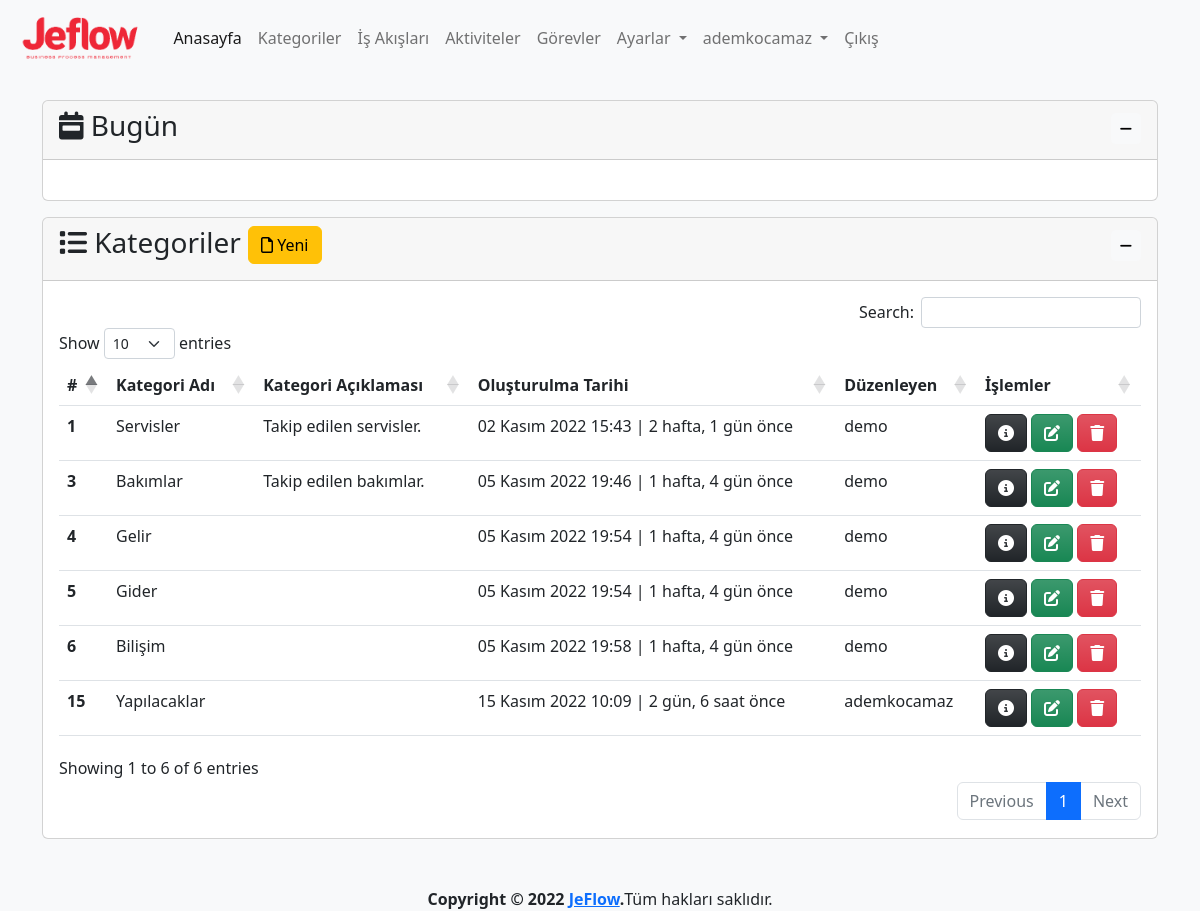
Screenshot of /category/ (signed in) with the database file from the repository.
### app/models.py (models this page shows, shortened)
class Category(models.Model):
    name=models.CharField(max_length=500,verbose_name='Kategori Adı')
    description=models.TextField(verbose_name='Kategori Açıklaması', blank=True, null=True)
    created_date=models.DateTimeField(auto_now_add=True, verbose_name='Oluşturulma Tarihi')
    user=models.ForeignKey(User,on_delete=models.CASCADE,verbose_name='Kullanıcı', blank=True, null=True)
    def process_count(self):
        processes=Process.objects.all().filter(category=self)
        return processes.count()
    class Meta:
        verbose_name='Kategori'
        verbose_name_plural="Kategoriler"

### app/views.py (the view, shortened to what this page needs)
# urls.py: path('category/', views.category, name='category'),
@login_required(login_url='/user/login/')
def category(request):
    category_form=CategoryForm()
    categories = Category.objects.order_by('created_date')
    context = {
        'category_form':category_form,
        'categories': categories,
    }
    return render(request, 'app/category.html', context)

### app/forms.py
class CategoryForm(forms.ModelForm):
    class Meta:
        model=Category
        fields=('name','description')

### templates/app/category.html (shortened to what this page needs)
{% extends 'layout.html' %}
{% load humanize %}
{% block content %}
{% load crispy_forms_tags %}
<div class="row mt-3">
    <div class="col-md-12">
        <div class="card">
            <div class="card-header">
                <h3 class="card-title">
                    <i class="fa-solid fa-list"></i>
                    Kategoriler
                    <button type="button" class="btn btn-warning" data-bs-toggle="modal"
                        data-bs-target="#categoryModal">
                        <i class="fa-regular fa-file"></i>
                        Yeni
                    </button>
                    <div class="float-end">
                        <button class="btn btn-light btn-sm" type="button" data-bs-toggle="collapse"
                            data-bs-target="#collapseCategory" aria-expanded="false" aria-controls="collapseCategory">
                            <i class="fa-solid fa-minus"></i>
                        </button>
                    </div>
                </h3>
            </div>
            <div class="collapse show" id="collapseCategory">
                <div class="card-body">
                    {% if categories %}
                    <table id="category" class="table table-hover">
                        <thead>
                            <tr>
                                <th scope="col">#</th>
                                <th scope="col">Kategori Adı</th>
                                <th scope="col">Kategori Açıklaması</th>
                                <th scope="col">Oluşturulma Tarihi</th>
                                <th scope="col">Düzenleyen</th>
                                <th scope="col">İşlemler</th>
                            </tr>
                        </thead>
                        <tbody>
                            {% for category in categories %}
                            <tr>
                                <th scope="row">{{ category.id }}</th>
                                <td>{{ category.name }}</td>
                                <td>{{ category.description }}</td>
                                <td>{{ category.created_date }} | {{ category.created_date | timesince}} önce</td>
                                <td>{{ category.user }}</td>
                                <td>
                                    <a href="{% url 'category_detail' category.id %}" class="btn btn-dark bg-gradient"
                                        data-bs-toggle="popover" data-bs-trigger="hover" data-bs-title="Detaylar"
                                        data-bs-content="Seçili satırdaki kaydın detaylarını görüntüler.">
                                        <i class="fa-solid fa-circle-info"></i>
                                    </a>
                                    <a class="btn btn-success bg-gradient"
                                        href="{% url 'category_update' category.id %}" data-bs-toggle="popover"
                                        data-bs-trigger="hover" data-bs-title="Düzenle"
                                        data-bs-content="Seçili satırdaki kaydı düzenler.">
                                        <i class="fa-solid fa-pen-to-square"></i>
                                    </a>
                                    <a class="btn btn-danger bg-gradient" href="{% url 'category_delete' category.id %}"
                                        data-bs-toggle="popover" data-bs-trigger="hover" data-bs-title="Sil"
                                        data-bs-content="Seçili satırdaki kaydı siler.">
                                        <i class="fa-solid fa-trash"></i>
                                    </a>
                                </td>
                            </tr>
                            {% endfor %}
                        </tbody>
                    </table>
                    {% else %}
                    <div class="alert alert-warning">
                        <p>Kategori bulunamadı.</p>
                    </div>
                    {% endif %}
                </div>
            </div>
        </div>
    </div>
</div>
{% endblock %}

### templates/layout.html (shortened to what this page needs)
{% load static %}
<!doctype html>
<html lang="tr">
<head>
  <link href="https://cdn.jsdelivr.net/npm/bootstrap@5.2.2/dist/css/bootstrap.min.css" rel="stylesheet"
>
  <link rel="stylesheet" href="{% static 'css/jeflow.css' %}">
  <link href="https://cdn.jsdelivr.net/npm/select2@4.1.0-rc.0/dist/css/select2.min.css" rel="stylesheet" />
  <link rel="stylesheet" type="text/css" href="https://cdn.datatables.net/1.12.1/css/dataTables.bootstrap5.min.css">
  <link rel="stylesheet" type="text/css"
    href="https://cdn.datatables.net/responsive/2.3.0/css/responsive.dataTables.min.css">
  <link rel="stylesheet" type="text/css" href="https://cdn.datatables.net/buttons/2.2.3/css/buttons.bootstrap5.min.css">
</head>
<body class="bg-light">
  <header>
    <nav class="navbar navbar-expand-lg bg-light">
      <div class="container-fluid">
        <a class="navbar-brand" href="{% url 'index' %}">
          <img class="logo" src="{% static 'img/logo-text.png' %}" alt="JeFlow">
        </a>
        <div class="collapse navbar-collapse" id="navbarNavDropdown">
          <ul class="navbar-nav">
            <li class="nav-item">
              <a class="nav-link active" aria-current="page" href="{% url 'index' %}">Anasayfa</a>
            </li>
            {% if user.is_authenticated %}
            <li class="nav-item">
              <a class="nav-link" href="{% url 'category' %}">Kategoriler</a>
            </li>
            <li class="nav-item">
              <a class="nav-link" href="{% url 'process' %}">İş Akışları</a>
            </li>
            <li class="nav-item">
              <a class="nav-link" href="{% url 'activity' %}">Aktiviteler</a>
            </li>
            <li class="nav-item">
              <a class="nav-link" href="{% url 'task' %}">Görevler</a>
            </li>
            <li class="nav-item dropdown">
              <a class="nav-link dropdown-toggle" href="{% url 'settings' %}" role="button" data-bs-toggle="dropdown"
                aria-expanded="false">
                Ayarlar
              </a>
            </li>
            <li class="nav-item dropdown">
              <a class="nav-link dropdown-toggle" href="{% url 'profile' %}" role="button" data-bs-toggle="dropdown"
                aria-expanded="false">
                {{ user }}
              </a>
            </li>
            <li class="nav-item">
              <a class="nav-link" href="javascript:{document.getElementById('logout').submit()}">Çıkış</a>
            </li>
            {% else %}
            <li class="nav-item">
              <a class="nav-link" href="{% url 'register' %}">Kayıt Ol</a>
            </li>
            {% endif %}
          </ul>
        </div>
      </div>
    </nav>
  </header>
  <main>
    <div class="container mt-4">
      <div class="row mb-3">
        <div class="col-md-12">
          <div class="card">
            <div class="card-header">
              <h3 class="card-title">
                <i class="fa-solid fa-calendar-week"></i>
                Bugün
                <div class="float-end">
                  <button class="btn btn-light btn-sm" type="button" data-bs-toggle="collapse"
                    data-bs-target="#collapseZaman" aria-expanded="false" aria-controls="collapseZaman">
                    <i class="fa-solid fa-minus"></i>
                  </button>
                </div>
              </h3>
            </div>
            <div class="collapse show" id="collapseZaman">
              <div class="card-body text-center">
              </div>
            </div>
          </div>
        </div>
      </div>
      {% block content %}
      {% endblock %}
    </div>
  </main>
  <footer class="mt-5">
    <div class="d-flex justify-content-center">
      <strong>Copyright &copy; 2022 <a href="http://jeflow.herokuapp.com">JeFlow</a>.</strong>
      Tüm hakları saklıdır.
    </div>
  </footer>
</body>
</html>

### static/css/jeflow.css (style rules this page uses)
img.logo { height: 50px; }

### rows the page displays
Category: id "1", name "Servisler", description "Takip edilen servisler.", created_date "02 Kasım 2022 15:43", created_date "2 hafta, 1 gün", user "demo"
Category: id "3", name "Bakımlar", description "Takip edilen bakımlar.", created_date "05 Kasım 2022 19:46", created_date "1 hafta, 4 gün", user "demo"
Category: id "4", name "Gelir", created_date "05 Kasım 2022 19:54", created_date "1 hafta, 4 gün", user "demo"
Category: id "5", name "Gider", created_date "05 Kasım 2022 19:54", created_date "1 hafta, 4 gün", user "demo"
Category: id "6", name "Bilişim", created_date "05 Kasım 2022 19:58", created_date "1 hafta, 4 gün", user "demo"
Category: id "15", name "Yapılacaklar", created_date "15 Kasım 2022 10:09", created_date "2 gün, 6 saat", user "ademkocamaz"

### other values shown
{{ user }} "ademkocamaz"
